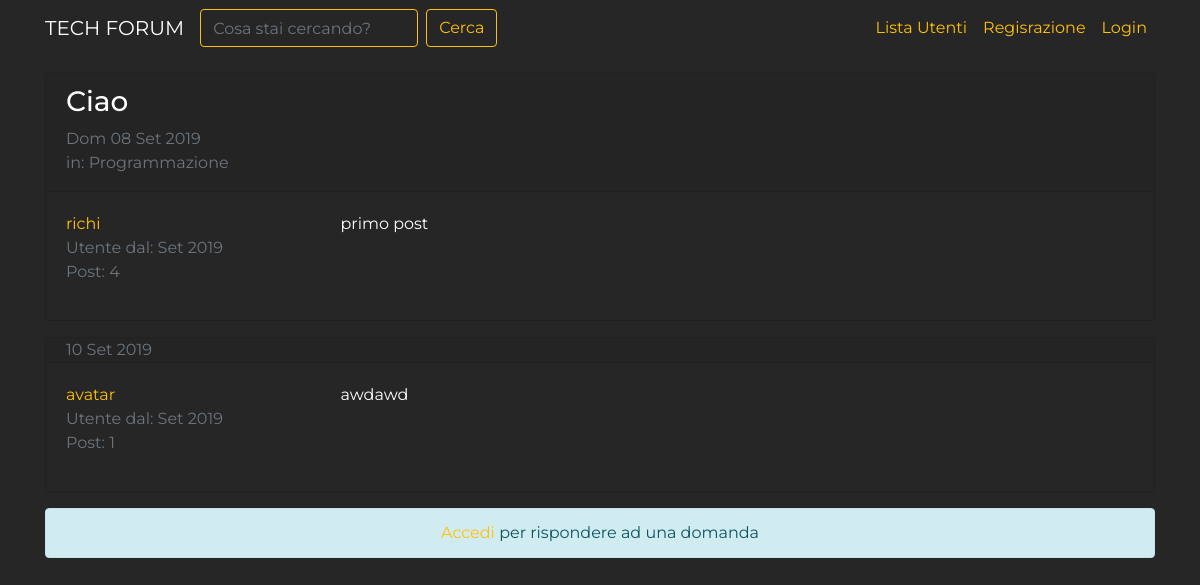
/forum/discussione/4, run on the app's committed database.
### forum/models.py (models this page shows, shortened)
class Discussione(models.Model):
    titolo = models.CharField(max_length=120)
    data_creazione = models.DateTimeField(auto_now_add=True)
    autore_discussione = models.ForeignKey(User, on_delete=models.CASCADE, related_name="discussioni", null=True)
    sezione_appartenenza = models.ForeignKey(Sezione, on_delete=models.CASCADE, related_name="sezioni", null=True)
    class Meta:
        verbose_name = "Discussione"
        verbose_name_plural = "Discussioni"

class Post(models.Model):
    autore_post = models.ForeignKey(User, on_delete=models.CASCADE, related_name="posts", blank=True, null=True)
    contenuto = models.TextField()
    data_creazione = models.DateTimeField(auto_now_add=True)
    discussione = models.ForeignKey(Discussione, on_delete=models.CASCADE, blank=True, null=True)

class Sezione(models.Model):
    nome_sezione = models.CharField(max_length= 80)
    descrizione = models.CharField(max_length=150, blank=True, null=True)
    logo_sezione = models.ImageField(blank=True, null=True)
    def __str__(self):
        return self.nome_sezione
    class Meta:
        verbose_name = "Sezione"
        verbose_name_plural = "Sezioni"

### forum/views.py (the view)
# urls.py: path('discussione/<int:pk>', views.visulizzaDiscussione, name="discussione_view"),
def visulizzaDiscussione(request, pk):
    discussione = get_object_or_404(Discussione, pk=pk)
    posts_discussione = Post.objects.filter(discussione=discussione)
    form_risposta = PostModelForm()
    contetext = {"discussione": discussione, "post_discussione":posts_discussione, 'form_risposta': form_risposta}
    return render(request, "forum/singola_discussione.html", contetext)

### forum/forms.py
class PostModelForm(forms.ModelForm):
    class Meta:
        model = Post
        fields = ['contenuto']
        widgets = {
            "contenuto": forms.Textarea(attrs={'rows':'5'})
        }
        labels = {
            "contenuto": "Messaggio"
        }

### forum/templates/forum/singola_discussione.html (shortened to what this page needs)
{% extends 'base.html' %}
{% load crispy_forms_tags %}
{% block content %}
    {% for post in post_discussione %}
    <div class="card my-3">
        {% if forloop.first %}
            <div class="card-header pb-0">
                <h3>{{ discussione.titolo }}</h3>
                <p class="text-muted">{{ discussione.data_creazione|date:"D d M Y" }}
                <br>in: {{ discussione.sezione_appartenenza }}</p>
            </div>
        {% else %}
            <div class="card-header py-0">
                <p class="text-muted mb-0">
                    {{ post.data_creazione|date:"d M Y" }}
                </p>
            </div>
        {% endif %}
            <div class="card-body">
                <div class="row">
                    <div class="col-xl-3 col-4">
                        <p class="mb-0"><a href="{% url 'user_profile' username=post.autore_post %}">{{ post.autore_post }}</a></p>
                        <p class="text-muted mb-0">Utente dal: {{ post.autore_post.date_joined|date:"M Y" }}</p>
                        <p class="text-muted">Post: {{ post.autore_post.posts.count }}</p>
                    </div>
                    <div class="col-xl-9 col-8">
                         <p class="my-0">{{ post.contenuto|linebreaks }}</p>
                    </div>
                </div>
            </div>
        </div>
    {% endfor %}
    {% if request.user.is_authenticated %}
        {% include 'forum/form_risposta.html' %}
    {% else %}
        <div class="alert alert-info text-center" role="alert">
            <a href="{% url 'login' %}?next={{ request.get_full_path }}">Accedi</a> per rispondere ad una domanda
        </div>
    {% endif %}
{% endblock content %}

### static-storage/agora.css (style rules this page uses)
body { font-family: "Montserrat", sans-serif; background-color: #262626; color: white; }
.card { background-color: #262626; }
a { color: #ffc107; }

### data on the page
Post: autore_post "richi", autore_post.date_joined "Set 2019", autore_post.posts.count "4", contenuto "primo post"
Discussione: titolo "Ciao", data_creazione "Dom 08 Set 2019", sezione_appartenenza "Programmazione"
Post: data_creazione "10 Set 2019", autore_post "avatar", autore_post.date_joined "Set 2019", autore_post.posts.count "1", contenuto "awdawd"
